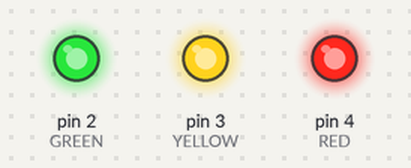
A sketch run on a simulated Arduino Uno, built with avr-gcc and run on an emulated ATmega328P. Parts: output pins drawn as LEDs (lit = HIGH). The local clock reads 2024-03-15 10:24:30 at power-on unless the sketch sets it; what the sketch prints to the serial monitor is not drawn.

Above: at 0.1 s.
Timing chart, 0 to 1.6 s (numbered marks = the images above):
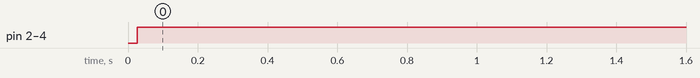

Measured:
- by itself, pin 2 (GREEN), pin 3 (YELLOW), pin 4 (RED): LOW → HIGH at 0.03 s

The sketch:

combineAllSchedules.ino
```cpp
#include "RTClib.h"
#define GREEN 2
#define YELLOW 3
#define RED 4
#define LIGHT_ON  0
#define LIGHT_OFF 1
#define WARNING_TIME 5
#define SWITCHA 5
#define SWITCHB 6

RTC_DS1307 rtc;

int schState = 0;
int schIndex = 0;

int schStart = 16;
int schJump = 6;
int schEnd = 29;
int lunch = 10;


int currentPeriod = 0;
int period = 0;

// Starting/end times of the period
int schReg[65][2] {

  //REGULAR TIME SCHEDULE:
  //Index (0 - 15)
  // Block 0 (ADVISORY)
  {7, 45},  //465
  {7, 59},  //469
  // Block 1 (PERIOD 1)
  {7, 52},  //472
  {8, 48},  //528
  // Block 2 (PERIOD 2)
  {8, 51},  //531
  {9, 47},  //587
  // Block 3 (PERIOD 3)
  {9, 50},  //590
  {10, 46}, //640
  // Block 4 (PERIOD 4)
  {10, 51}, //651
  {11, 47}, //707
  // Block 5 (LUNCH)
  {11, 50}, //710
  {12, 18}, //738
  // Block 6 (PERIOD 5)
  {12, 23}, //743
  {13, 19}, //799
  // Block 7 (PERIOD 6)
  {13, 22}, //802
  {14, 18}, //858


  //EARLY RELEASE SCHEDULE:

  //Index (16-29)
  // Block 0 (ADVISORY)
  {7, 45}, //465
  {7, 50}, //470
  // Block 1 (PERIOD 1)
  {7, 53}, //473
  {8, 35}, //515
  // Block 2 (PERIOD 2)
  {8, 38}, //518
  {9, 16}, //556
  // Block 3 (PERIOD 3)
  {9, 19}, //559
  {9, 57}, //597
  // Block 4 (PERIOD 4)
  {10, 00}, //600
  {10, 38}, //638
  // Block 5 (PERIOD 5)
  {10, 41}, //641
  {11, 19}, //679
  // Block 6 (PERIOD 6)
  {11, 22}, //682
  {12, 00}, //720


  //ADVISORY ACTIVITY SCHEDULE:

  //Index (30-47)
  // Block 0 (ADVISORY)
  {7, 45}, //465
  {7, 50}, //470
  // Block 1 (PERIOD 1)
  {7, 53}, //473
  {8, 41}, //521
  // Block 2 (PERIOD 2)
  {8, 44}, //524
  {9, 32}, //572
  // Block 3 (ADVISORY ACTIVITY)
  {9, 35}, //575
  {10, 19}, //619
  // Block 4 (PERIOD 3)
  {10, 22}, //622
  {11, 10}, //670
  // Block 5 (PERIOD 4)
  {11, 15}, //675
  {12, 03}, //723
  // Block 6 (LUNCH)
  {12, 06}, //726
  {12, 36}, //756
  // Block 7 (PERIOD 5)
  {12, 39}, //759
  {13, 27}, //807
  // Block 8 (PERIOD 6)
  {13, 30}, //810
  {14, 18}, //858


  //EXTENDED ADVISORY ACTIVITY:

  //Index (48-65)
  // Block 0 (ADVISORY)
  {7, 45}, //
  {8, 15}, //
  // Block 1 (PERIOD 1)
  {8, 18}, //
  {9, 10}, //
  // Block 2 (PERIOD 2)
  {9, 13}, //
  {10, 05}, //
  // Block 3 (PERIOD 3)
  {10, 8}, //
  {11, 00}, //
  // Block 4 (PERIOD 4)
  {11, 03}, //
  {11, 55}, //
  // Block 5 (LUNCH)
  {11, 58}, //
  {12, 28}, //
  // Block 6 (PERIOD 5)
  {12, 31}, //
  {13, 23}, //
  // Block 7 (PERIOD 6)
  {13, 26}, //
  {14, 18}, //

};


// Converts the hours and minutes of the array into # of minutes
int convert_time(int hrs, int mns) {
  int conv_time;
  conv_time = hrs * 60;
  conv_time = conv_time + mns;
  return conv_time;
};

void setup() {
  int conv_time;
  int i;
  Serial.begin(9600);

  pinMode(GREEN, OUTPUT);
  pinMode(YELLOW, OUTPUT);
  pinMode(RED, OUTPUT);
  pinMode(SWITCHA, INPUT_PULLUP);
  pinMode(SWITCHB, INPUT_PULLUP);

  if (! rtc.begin()) {
    Serial.println("Couldn't find RTC");
    Serial.flush();
    abort();
  }

  rtc.adjust(DateTime(F(__DATE__), F(__TIME__)));


  DateTime now = rtc.now();
  int hrs = now.hour();
  int mins = now.minute();
  int secs = now.second();
  convert_time(hrs, mins);
  int nowTime = conv_time;


  // Gets initial block
  for ( i = schStart; i < schJump; i += 2) {
    int startPeriod = convert_time(schReg[i][0], schReg[i][1]);
    int nextPeriod = convert_time(schReg[i + 2][0], schReg[i + 2][1]);

    if (nowTime >= startPeriod && nowTime <= nextPeriod) {
      break;
    }

  }

  period = i;


}

void loop() {
  int conv_time;

  DateTime now = rtc.now();
  int hrs = now.hour();
  int mins = now.minute();
  int secs = now.second();
  int nowTime = convert_time(hrs, mins);

  // Gets time values for current period

  int startPeriod = convert_time(schReg[period][0], schReg[period][1]); //green is on between startPeriod and endPeriod - 5
  int endPeriod = convert_time(schReg[period + 1][0], schReg[period + 1][1]); // yellow is on between endPeriod - 5 and endPeriod
  int nextPeriod = convert_time(schReg[period + 2][0], schReg[period + 2][1]);  //red is on between endPeriod and nextPeriod

  // Print statements for Serial monitor
  Serial.print("nowTime: ");
  Serial.print(nowTime);
  Serial.print("  ");
  Serial.print("StartP: ");
  Serial.print(startPeriod);
  Serial.print("  ");
  Serial.print("EndP: ");
  Serial.print(endPeriod);
  Serial.print("  ");
  Serial.print("NextP: ");
  Serial.print(nextPeriod);
  Serial.print("  ");
  Serial.print("Period ");
  Serial.print(period / 2);
  Serial.print("  ");
  Serial.print("hrs:");
  Serial.print(hrs);
  Serial.print("  ");
  Serial.print("mins:");
  Serial.print(mins);
  Serial.print("  ");
  Serial.print("secs:");
  Serial.print(secs);

  //Switch case to change which schedules run
  /*
  switch(true) {
    case (SWITCHA == HIGH && SWITCH B == HIGH):
    schStart = /
  }
*/

  // Function to turn off the lights when theres no school
  //if (nowTime < convert_time(schReg[0][0], schReg[0][1]) || nowTime > convert_time(schReg[15][0], schReg[15][1])) {
    if (nowTime < convert_time(schReg[schStart][0], schReg[schStart][1]) || nowTime > convert_time(schReg[schEnd][0], schReg[schEnd][1])) {
    digitalWrite(GREEN, LIGHT_OFF);
    digitalWrite(YELLOW, LIGHT_OFF);
    digitalWrite(RED, LIGHT_OFF);
    Serial.println(" ALL OFF");

    //Turn only red light on during lunch time
  //} else if ((nowTime >= convert_time(schReg[0 + 10][0], schReg[10][1])) && nowTime <= convert_time(schReg[11][0], schReg[11][1])) {
  } else if ((nowTime >= convert_time(schReg[lunch][0], schReg[lunch][1])) && nowTime <= convert_time(schReg[lunch + 1][0], schReg[lunch + 1][1])) {
    digitalWrite(GREEN, LIGHT_OFF);
    digitalWrite(YELLOW, LIGHT_OFF);
    digitalWrite(RED, LIGHT_ON);
    Serial.println("LUNCH");

    // Class time
  } else if (nowTime <= endPeriod - WARNING_TIME) {
    digitalWrite(GREEN, LIGHT_ON);
    digitalWrite(YELLOW, LIGHT_OFF);
    digitalWrite(RED, LIGHT_OFF);
    Serial.println(" GREEN ON");

    // Five minutes before period ends
  } else if (nowTime <= endPeriod) {
    digitalWrite(YELLOW, LIGHT_ON);
    digitalWrite(GREEN, LIGHT_OFF);
    digitalWrite(RED, LIGHT_OFF);
    Serial.println(" YELLOW ON");

    // Passing time
  } else if (nowTime >= endPeriod && nowTime <= nextPeriod) {
    Serial.println(" RED ON");
    digitalWrite(RED, LIGHT_ON);
    digitalWrite(YELLOW, LIGHT_OFF);

    // Cycle the light testing and go to next period
  } else if (nowTime >= nextPeriod) {
    digitalWrite(RED, LIGHT_OFF);
    digitalWrite(GREEN, LIGHT_ON);
    Serial.println("!NEW PERIOD!");
    period += 2;
  }

  delay(1000);

}
```
